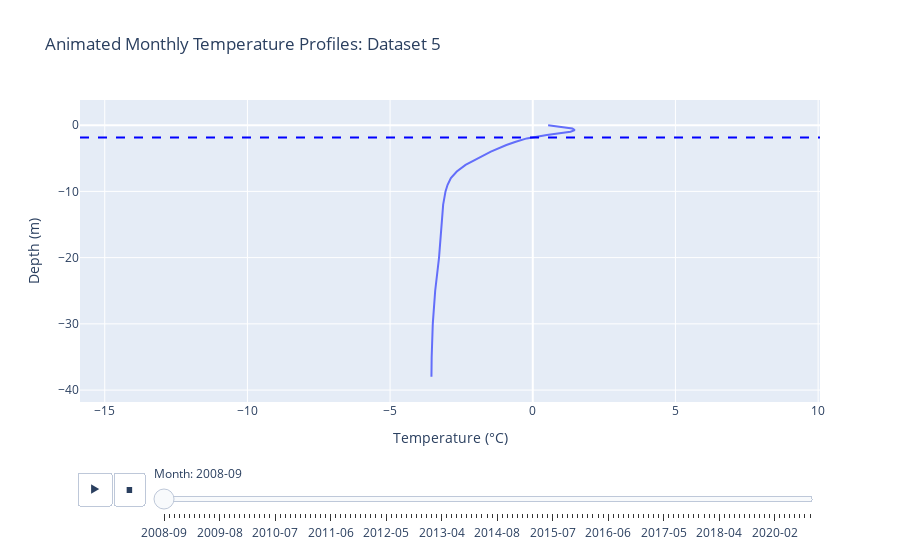

The code cell stored with this chart in its notebook:
### Code cell
# Assuming dfm_list is already created from the previous step
# and df_names was also created by your load_borehole_data function

if len(dfm_list) > 4:
    # Try to get a more descriptive name if df_names exists and has corresponding entry
    dataset_name = f"Dataset {4+1}" # Default name
    # if 'df_names' in globals() and len(df_names) > 4:
    #     dataset_name = df_names[4].split('.')[0] # Example: use filename without extension

    animated_fig_with_line = create_animated_temperature_profile_plotly_with_zero_line(dfm_list[3], df_name=dataset_name)
    
    if animated_fig_with_line:
        animated_fig_with_line.show()
else:
    print("dfm_list does not contain enough processed dataframes (index 4 is out of bounds).")

### Figure 1 — Plotly figure (JSON) as saved in the notebook; plotly's stock layout.template omitted (floating-point values rounded to 4 significant figures)
{"data": [{"hovertemplate": "Month=2008-09<br>Temperature (°C)=%{x}<br>Depth (m)=%{y}<extra></extra>", "legendgroup": "", "line": {"color": "#636efa", "dash": "solid"}, "marker": {"symbol": "circle"}, "mode": "lines", "name": "", "orientation": "v", "showlegend": false, "type": "scatter", "x": [0.5387, 1.028, 1.384, 1.473, 1.324, 0.4931, -0.2103, -0.5959, -0.9234, -1.468, -1.914, -2.355, -2.663, -2.87, -2.985, -3.058, -3.14, -3.189, -3.285, -3.419, -3.504, -3.542, -3.551], "xaxis": "x", "y": [0, -0.25, -0.5, -0.75, -1, -1.5, -2, -2.5, -3, -4, -5, -6, -7, -8, -9, -10, -12, -15, -20, -25, -30, -35, -38], "yaxis": "y"}], "layout": {"legend": {"tracegroupgap": 0}, "shapes": [{"line": {"color": "blue", "dash": "dash", "width": 2}, "type": "line", "x0": -15.87, "x1": 10.07, "y0": -1.851, "y1": -1.851}], "sliders": [{"active": 0, "currentvalue": {"prefix": "Month: "}, "len": 0.9, "pad": {"b": 10, "t": 60}, "steps": [{"args": [["2008-09"], {"frame": {"duration": 0, "redraw": false}, "fromcurrent": true, "mode": "immediate", "transition": {"duration": 0, "easing": "linear"}}], "label": "2008-09", "method": "animate"}, {"args": [["2008-10"], {"frame": {"duration": 0, "redraw": false}, "fromcurrent": true, "mode": "immediate", "transition": {"duration": 0, "easing": "linear"}}], "label": "2008-10", "method": "animate"}, {"args": [["2008-11"], {"frame": {"duration": 0, "redraw": false}, "fromcurrent": true, "mode": "immediate", "transition": {"duration": 0, "easing": "linear"}}], "label": "2008-11", "method": "animate"}, {"args": [["2008-12"], {"frame": {"duration": 0, "redraw": false}, "fromcurrent": true, "mode": "immediate", "transition": {"duration": 0, "easing": "linear"}}], "label": "2008-12", "method": "animate"}, {"args": [["2009-01"], {"frame": {"duration": 0, "redraw": false}, "fromcurrent": true, "mode": "immediate", "transition": {"duration": 0, "easing": "linear"}}], "label": "2009-01", "method": "animate"}, {"args": [["2009-02"], {"frame": {"duration": 0, "redraw": false}, "fromcurrent": true, "mode": "immediate", "transition": {"duration": 0, "easing": "linear"}}], "label": "2009-02", "method": "animate"}, {"args": [["2009-03"], {"frame": {"duration": 0, "redraw": false}, "fromcurrent": true, "mode": "immediate", "transition": {"duration": 0, "easing": "linear"}}], "label": "2009-03", "method": "animate"}, {"args": [["2009-04"], {"frame": {"duration": 0, "redraw": false}, "fromcurrent": true, "mode": "immediate", "transition": {"duration": 0, "easing": "linear"}}], "label": "2009-04", "method": "animate"}, {"args": [["2009-05"], {"frame": {"duration": 0, "redraw": false}, "fromcurrent": true, "mode": "immediate", "transition": {"duration": 0, "easing": "linear"}}], "label": "2009-05", "method": "animate"}, {"args": [["2009-06"], {"frame": {"duration": 0, "redraw": false}, "fromcurrent": true, "mode": "immediate", "transition": {"duration": 0, "easing": "linear"}}], "label": "2009-06", "method": "animate"}, {"args": [["2009-07"], {"frame": {"duration": 0, "redraw": false}, "fromcurrent": true, "mode": "immediate", "transition": {"duration": 0, "easing": "linear"}}], "label": "2009-07", "method": "animate"}, {"args": [["2009-08"], {"frame": {"duration": 0, "redraw": false}, "fromcurrent": true, "mode": "immediate", "transition": {"duration": 0, "easing": "linear"}}], "label": "2009-08", "method": "animate"}, {"args": [["2009-09"], {"frame": {"duration": 0, "redraw": false}, "fromcurrent": true, "mode": "immediate", "transition": {"duration": 0, "easing": "linear"}}], "label": "2009-09", "method": "animate"}, {"args": [["2009-10"], {"frame": {"duration": 0, "redraw": false}, "fromcurrent": true, "mode": "immediate", "transition": {"duration": 0, "easing": "linear"}}], "label": "2009-10", "method": "animate"}, {"args": [["2009-11"], {"frame": {"duration": 0, "redraw": false}, "fromcurrent": true, "mode": "immediate", "transition": {"duration": 0, "easing": "linear"}}], "label": "2009-11", "method": "animate"}, {"args": [["2009-12"], {"frame": {"duration": 0, "redraw": false}, "fromcurrent": true, "mode": "immediate", "transition": {"duration": 0, "easing": "linear"}}], "label": "2009-12", "method": "animate"}, {"args": [["2010-01"], {"frame": {"duration": 0, "redraw": false}, "fromcurrent": true, "mode": "immediate", "transition": {"duration": 0, "easing": "linear"}}], "label": "2010-01", "method": "animate"}, {"args": [["2010-02"], {"frame": {"duration": 0, "redraw": false}, "fromcurrent": true, "mode": "immediate", "transition": {"duration": 0, "easing": "linear"}}], "label": "2010-02", "method": "animate"}, {"args": [["2010-03"], {"frame": {"duration": 0, "redraw": false}, "fromcurrent": true, "mode": "immediate", "transition": {"duration": 0, "easing": "linear"}}], "label": "2010-03", "method": "animate"}, {"args": [["2010-04"], {"frame": {"duration": 0, "redraw": false}, "fromcurrent": true, "mode": "immediate", "transition": {"duration": 0, "easing": "linear"}}], "label": "2010-04", "method": "animate"}, {"args": [["2010-05"], {"frame": {"duration": 0, "redraw": false}, "fromcurrent": true, "mode": "immediate", "transition": {"duration": 0, "easing": "linear"}}], "label": "2010-05", "method": "animate"}, {"args": [["2010-06"], {"frame": {"duration": 0, "redraw": false}, "fromcurrent": true, "mode": "immediate", "transition": {"duration": 0, "easing": "linear"}}], "label": "2010-06", "method": "animate"}, {"args": [["2010-07"], {"frame": {"duration": 0, "redraw": false}, "fromcurrent": true, "mode": "immediate", "transition": {"duration": 0, "easing": "linear"}}], "label": "2010-07", "method": "animate"}, {"args": [["2010-08"], {"frame": {"duration": 0, "redraw": false}, "fromcurrent": true, "mode": "immediate", "transition": {"duration": 0, "easing": "linear"}}], "label": "2010-08", "method": "animate"}, {"args": [["2010-09"], {"frame": {"duration": 0, "redraw": false}, "fromcurrent": true, "mode": "immediate", "transition": {"duration": 0, "easing": "linear"}}], "label": "2010-09", "method": "animate"}, {"args": [["2010-10"], {"frame": {"duration": 0, "redraw": false}, "fromcurrent": true, "mode": "immediate", "transition": {"duration": 0, "easing": "linear"}}], "label": "2010-10", "method": "animate"}, {"args": [["2010-11"], {"frame": {"duration": 0, "redraw": false}, "fromcurrent": true, "mode": "immediate", "transition": {"duration": 0, "easing": "linear"}}], "label": "2010-11", "method": "animate"}, {"args": [["2010-12"], {"frame": {"duration": 0, "redraw": false}, "fromcurrent": true, "mode": "immediate", "transition": {"duration": 0, "easing": "linear"}}], "label": "2010-12", "method": "animate"}, {"args": [["2011-01"], {"frame": {"duration": 0, "redraw": false}, "fromcurrent": true, "mode": "immediate", "transition": {"duration": 0, "easing": "linear"}}], "label": "2011-01", "method": "animate"}, {"args": [["2011-02"], {"frame": {"duration": 0, "redraw": false}, "fromcurrent": true, "mode": "immediate", "transition": {"duration": 0, "easing": "linear"}}], "label": "2011-02", "method": "animate"}, {"args": [["2011-03"], {"frame": {"duration": 0, "redraw": false}, "fromcurrent": true, "mode": "immediate", "transition": {"duration": 0, "easing": "linear"}}], "label": "2011-03", "method": "animate"}, {"args": [["2011-04"], {"frame": {"duration": 0, "redraw": false}, "fromcurrent": true, "mode": "immediate", "transition": {"duration": 0, "easing": "linear"}}], "label": "2011-04", "method": "animate"}, {"args": [["2011-05"], {"frame": {"duration": 0, "redraw": false}, "fromcurrent": true, "mode": "immediate", "transition": {"duration": 0, "easing": "linear"}}], "label": "2011-05", "method": "animate"}, {"args": [["2011-06"], {"frame": {"duration": 0, "redraw": false}, "fromcurrent": true, "mode": "immediate", "transition": {"duration": 0, "easing": "linear"}}], "label": "2011-06", "method": "animate"}, {"args": [["2011-07"], {"frame": {"duration": 0, "redraw": false}, "fromcurrent": true, "mode": "immediate", "transition": {"duration": 0, "easing": "linear"}}], "label": "2011-07", "method": "animate"}, {"args": [["2011-08"], {"frame": {"duration": 0, "redraw": false}, "fromcurrent": true, "mode": "immediate", "transition": {"duration": 0, "easing": "linear"}}], "label": "2011-08", "method": "animate"}, {"args": [["2011-09"], {"frame": {"duration": 0, "redraw": false}, "fromcurrent": true, "mode": "immediate", "transition": {"duration": 0, "easing": "linear"}}], "label": "2011-09", "method": "animate"}, {"args": [["2011-10"], {"frame": {"duration": 0, "redraw": false}, "fromcurrent": true, "mode": "immediate", "transition": {"duration": 0, "easing": "linear"}}], "label": "2011-10", "method": "animate"}, {"args": [["2011-11"], {"frame": {"duration": 0, "redraw": false}, "fromcurrent": true, "mode": "immediate", "transition": {"duration": 0, "easing": "linear"}}], "label": "2011-11", "method": "animate"}, {"args": [["2011-12"], {"frame": {"duration": 0, "redraw": false}, "fromcurrent": true, "mode": "immediate", "transition": {"duration": 0, "easing": "linear"}}], "label": "2011-12", "method": "animate"}, {"args": [["2012-01"], {"frame": {"duration": 0, "redraw": false}, "fromcurrent": true, "mode": "immediate", "transition": {"duration": 0, "easing": "linear"}}], "label": "2012-01", "method": "animate"}, {"args": [["2012-02"], {"frame": {"duration": 0, "redraw": false}, "fromcurrent": true, "mode": "immediate", "transition": {"duration": 0, "easing": "linear"}}], "label": "2012-02", "method": "animate"}, {"args": [["2012-03"], {"frame": {"duration": 0, "redraw": false}, "fromcurrent": true, "mode": "immediate", "transition": {"duration": 0, "easing": "linear"}}], "label": "2012-03", "method": "animate"}, {"args": [["2012-04"], {"frame": {"duration": 0, "redraw": false}, "fromcurrent": true, "mode": "immediate", "transition": {"duration": 0, "easing": "linear"}}], "label": "2012-04", "method": "animate"}, {"args": [["2012-05"], {"frame": {"duration": 0, "redraw": false}, "fromcurrent": true, "mode": "immediate", "transition": {"duration": 0, "easing": "linear"}}], "label": "2012-05", "method": "animate"}, {"args": [["2012-06"], {"frame": {"duration": 0, "redraw": false}, "fromcurrent": true, "mode": "immediate", "transition": {"duration": 0, "easing": "linear"}}], "label": "2012-06", "method": "animate"}, {"args": [["2012-07"], {"frame": {"duration": 0, "redraw": false}, "fromcurrent": true, "mode": "immediate", "transition": {"duration": 0, "easing": "linear"}}], "label": "2012-07", "method": "animate"}, {"args": [["2012-08"], {"frame": {"duration": 0, "redraw": false}, "fromcurrent": true, "mode": "immediate", "transition": {"duration": 0, "easing": "linear"}}], "label": "2012-08", "method": "animate"}, {"args": [["2012-09"], {"frame": {"duration": 0, "redraw": false}, "fromcurrent": true, "mode": "immediate", "transition": {"duration": 0, "easing": "linear"}}], "label": "2012-09", "method": "animate"}, {"args": [["2012-10"], {"frame": {"duration": 0, "redraw": false}, "fromcurrent": true, "mode": "immediate", "transition": {"duration": 0, "easing": "linear"}}], "label": "2012-10", "method": "animate"}, {"args": [["2012-11"], {"frame": {"duration": 0, "redraw": false}, "fromcurrent": true, "mode": "immediate", "transition": {"duration": 0, "easing": "linear"}}], "label": "2012-11", "method": "animate"}, {"args": [["2012-12"], {"frame": {"duration": 0, "redraw": false}, "fromcurrent": true, "mode": "immediate", "transition": {"duration": 0, "easing": "linear"}}], "label": "2012-12", "method": "animate"}, {"args": [["2013-01"], {"frame": {"duration": 0, "redraw": false}, "fromcurrent": true, "mode": "immediate", "transition": {"duration": 0, "easing": "linear"}}], "label": "2013-01", "method": "animate"}, {"args": [["2013-02"], {"frame": {"duration": 0, "redraw": false}, "fromcurrent": true, "mode": "immediate", "transition": {"duration": 0, "easing": "linear"}}], "label": "2013-02", "method": "animate"}, {"args": [["2013-03"], {"frame": {"duration": 0, "redraw": false}, "fromcurrent": true, "mode": "immediate", "transition": {"duration": 0, "easing": "linear"}}], "label": "2013-03", "method": "animate"}, {"args": [["2013-04"], {"frame": {"duration": 0, "redraw": false}, "fromcurrent": true, "mode": "immediate", "transition": {"duration": 0, "easing": "linear"}}], "label": "2013-04", "method": "animate"}, {"args": [["2013-05"], {"frame": {"duration": 0, "redraw": false}, "fromcurrent": true, "mode": "immediate", "transition": {"duration": 0, "easing": "linear"}}], "label": "2013-05", "method": "animate"}, {"args": [["2013-06"], {"frame": {"duration": 0, "redraw": false}, "fromcurrent": true, "mode": "immediate", "transition": {"duration": 0, "easing": "linear"}}], "label": "2013-06", "method": "animate"}, {"args": [["2013-07"], {"frame": {"duration": 0, "redraw": false}, "fromcurrent": true, "mode": "immediate", "transition": {"duration": 0, "easing": "linear"}}], "label": "2013-07", "method": "animate"}, {"args": [["2013-08"], {"frame": {"duration": 0, "redraw": false}, "fromcurrent": true, "mode": "immediate", "transition": {"duration": 0, "easing": "linear"}}], "label": "2013-08", "method": "animate"}, {"args": [["2013-09"], {"frame": {"duration": 0, "redraw": false}, "fromcurrent": true, "mode": "immediate", "transition": {"duration": 0, "easing": "linear"}}], "label": "2013-09", "method": "animate"}, {"args": [["2013-10"], {"frame": {"duration": 0, "redraw": false}, "fromcurrent": true, "mode": "immediate", "transition": {"duration": 0, "easing": "linear"}}], "label": "2013-10", "method": "animate"}, {"args": [["2014-04"], {"frame": {"duration": 0, "redraw": false}, "fromcurrent": true, "mode": "immediate", "transition": {"duration": 0, "easing": "linear"}}], "label": "2014-04", "method": "animate"}, {"args": [["2014-05"], {"frame": {"duration": 0, "redraw": false}, "fromcurrent": true, "mode": "immediate", "transition": {"duration": 0, "easing": "linear"}}], "label": "2014-05", "method": "animate"}, {"args": [["2014-06"], {"frame": {"duration": 0, "redraw": false}, "fromcurrent": true, "mode": "immediate", "transition": {"duration": 0, "easing": "linear"}}], "label": "2014-06", "method": "animate"}, {"args": [["2014-07"], {"frame": {"duration": 0, "redraw": false}, "fromcurrent": true, "mode": "immediate", "transition": {"duration": 0, "easing": "linear"}}], "label": "2014-07", "method": "animate"}, {"args": [["2014-08"], {"frame": {"duration": 0, "redraw": false}, "fromcurrent": true, "mode": "immediate", "transition": {"duration": 0, "easing": "linear"}}], "label": "2014-08", "method": "animate"}, {"args": [["2014-09"], {"frame": {"duration": 0, "redraw": false}, "fromcurrent": true, "mode": "immediate", "transition": {"duration": 0, "easing": "linear"}}], "label": "2014-09", "method": "animate"}, {"args": [["2014-10"], {"frame": {"duration": 0, "redraw": false}, "fromcurrent": true, "mode": "immediate", "transition": {"duration": 0, "easing": "linear"}}], "label": "2014-10", "method": "animate"}, {"args": [["2014-11"], {"frame": {"duration": 0, "redraw": false}, "fromcurrent": true, "mode": "immediate", "transition": {"duration": 0, "easing": "linear"}}], "label": "2014-11", "method": "animate"}, {"args": [["2014-12"], {"frame": {"duration": 0, "redraw": false}, "fromcurrent": true, "mode": "immediate", "transition": {"duration": 0, "easing": "linear"}}], "label": "2014-12", "method": "animate"}, {"args": [["2015-01"], {"frame": {"duration": 0, "redraw": false}, "fromcurrent": true, "mode": "immediate", "transition": {"duration": 0, "easing": "linear"}}], "label": "2015-01", "method": "animate"}, {"args": [["2015-02"], {"frame": {"duration": 0, "redraw": false}, "fromcurrent": true, "mode": "immediate", "transition": {"duration": 0, "easing": "linear"}}], "label": "2015-02", "method": "animate"}, {"args": [["2015-03"], {"frame": {"duration": 0, "redraw": false}, "fromcurrent": true, "mode": "immediate", "transition": {"duration": 0, "easing": "linear"}}], "label": "2015-03", "method": "animate"}, {"args": [["2015-04"], {"frame": {"duration": 0, "redraw": false}, "fromcurrent": true, "mode": "immediate", "transition": {"duration": 0, "easing": "linear"}}], "label": "2015-04", "method": "animate"}, {"args": [["2015-05"], {"frame": {"duration": 0, "redraw": false}, "fromcurrent": true, "mode": "immediate", "transition": {"duration": 0, "easing": "linear"}}], "label": "2015-05", "method": "animate"}, {"args": [["2015-06"], {"frame": {"duration": 0, "redraw": false}, "fromcurrent": true, "mode": "immediate", "transition": {"duration": 0, "easing": "linear"}}], "label": "2015-06", "method": "animate"}, {"args": [["2015-07"], {"frame": {"duration": 0, "redraw": false}, "fromcurrent": true, "mode": "immediate", "transition": {"duration": 0, "easing": "linear"}}], "label": "2015-07", "method": "animate"}, {"args": [["2015-08"], {"frame": {"duration": 0, "redraw": false}, "fromcurrent": true, "mode": "immediate", "transition": {"duration": 0, "easing": "linear"}}], "label": "2015-08", "method": "animate"}, {"args": [["2015-09"], {"frame": {"duration": 0, "redraw": false}, "fromcurrent": true, "mode": "immediate", "transition": {"duration": 0, "easing": "linear"}}], "label": "2015-09", "method": "animate"}, {"args": [["2015-10"], {"frame": {"duration": 0, "redraw": false}, "fromcurrent": true, "mode": "immediate", "transition": {"duration": 0, "easing": "linear"}}], "label": "2015-10", "method": "animate"}, {"args": [["2015-11"], {"frame": {"duration": 0, "redraw": false}, "fromcurrent": true, "mode": "immediate", "transition": {"duration": 0, "easing": "linear"}}], "label": "2015-11", "method": "animate"}, {"args": [["2015-12"], {"frame": {"duration": 0, "redraw": false}, "fromcurrent": true, "mode": "immediate", "transition": {"duration": 0, "easing": "linear"}}], "label": "2015-12", "method": "animate"}, {"args": [["2016-01"], {"frame": {"duration": 0, "redraw": false}, "fromcurrent": true, "mode": "immediate", "transition": {"duration": 0, "easing": "linear"}}], "label": "2016-01", "method": "animate"}, {"args": [["2016-02"], {"frame": {"duration": 0, "redraw": false}, "fromcurrent": true, "mode": "immediate", "transition": {"duration": 0, "easing": "linear"}}], "label": "2016-02", "method": "animate"}, {"args": [["2016-03"], {"frame": {"duration": 0, "redraw": false}, "fromcurrent": true, "mode": "immediate", "transition": {"duration": 0, "easing": "linear"}}], "label": "2016-03", "method": "animate"}, {"args": [["2016-04"], {"frame": {"duration": 0, "redraw": false}, "fromcurrent": true, "mode": "immediate", "transition": {"duration": 0, "easing": "linear"}}], "label": "2016-04", "method": "animate"}, {"args": [["2016-05"], {"frame": {"duration": 0, "redraw": false}, "fromcurrent": true, "mode": "immediate", "transition": {"duration": 0, "easing": "linear"}}], "label": "2016-05", "method": "animate"}, {"args": [["2016-06"], {"frame": {"duration": 0, "redraw": false}, "fromcurrent": true, "mode": "immediate", "transition": {"duration": 0, "easing": "linear"}}], "label": "2016-06", "method": "animate"}, {"args": [["2016-07"], {"frame": {"duration": 0, "redraw": false}, "fromcurrent": true, "mode": "immediate", "transition": {"duration": 0, "easing": "linear"}}], "label": "2016-07", "method": "animate"}, {"args": [["2016-08"], {"frame": {"duration": 0, "redraw": false}, "fromcurrent": true, "mode": "immediate", "transition": {"duration": 0, "easing": "linear"}}], "label": "2016-08", "method": "animate"}, {"args": [["2016-09"], {"frame": {"duration": 0, "redraw": false}, "fromcurrent": true, "mode": "immediate", "transition": {"duration": 0, "easing": "linear"}}], "label": "2016-09", "method": "animate"}, {"args": [["2016-10"], {"frame": {"duration": 0, "redraw": false}, "fromcurrent": true, "mode": "immediate", "transition": {"duration": 0, "easing": "linear"}}], "label": "2016-10", "method": "animate"}, {"args": [["2016-11"], {"frame": {"duration": 0, "redraw": false}, "fromcurrent": true, "mode": "immediate", "transition": {"duration": 0, "easing": "linear"}}], "label": "2016-11", "method": "animate"}, {"args": [["2016-12"], {"frame": {"duration": 0, "redraw": false}, "fromcurrent": true, "mode": "immediate", "transition": {"duration": 0, "easing": "linear"}}], "label": "2016-12", "method": "animate"}, {"args": [["2017-01"], {"frame": {"duration": 0, "redraw": false}, "fromcurrent": true, "mode": "immediate", "transition": {"duration": 0, "easing": "linear"}}], "label": "2017-01", "method": "animate"}, {"args": [["2017-02"], {"frame": {"duration": 0, "redraw": false}, "fromcurrent": true, "mode": "immediate", "transition": {"duration": 0, "easing": "linear"}}], "label": "2017-02", "method": "animate"}, {"args": [["2017-03"], {"frame": {"duration": 0, "redraw": false}, "fromcurrent": true, "mode": "immediate", "transition": {"duration": 0, "easing": "linear"}}], "label": "2017-03", "method": "animate"}, {"args": [["2017-04"], {"frame": {"duration": 0, "redraw": false}, "fromcurrent": true, "mode": "immediate", "transition": {"duration": 0, "easing": "linear"}}], "label": "2017-04", "method": "animate"}, {"args": [["2017-05"], {"frame": {"duration": 0, "redraw": false}, "fromcurrent": true, "mode": "immediate", "transition": {"duration": 0, "easing": "linear"}}], "label": "2017-05", "method": "animate"}, {"args": [["2017-06"], {"frame": {"duration": 0, "redraw": false}, "fromcurrent": true, "mode": "immediate", "transition": {"duration": 0, "easing": "linear"}}], "label": "2017-06", "method": "animate"}, {"args": [["2017-07"], {"frame": {"duration": 0, "redraw": false}, "fromcurrent": true, "mode": "immediate", "transition": {"duration": 0, "easing": "linear"}}], "label": "2017-07", "method": "animate"}, {"args": [["2017-08"], {"frame": {"duration": 0, "redraw": false}, "fromcurrent": true, "mode": "immediate", "transition": {"duration": 0, "easing": "linear"}}], "label": "2017-08", "method": "animate"}, {"args": [["2017-09"], {"frame": {"duration": 0, "redraw": false}, "fromcurrent": true, "mode": "immediate", "transition": {"duration": 0, "easing": "linear"}}], "label": "2017-09", "method": "animate"}, {"args": [["2017-10"], {"frame": {"duration": 0, "redraw": false}, "fromcurrent": true, "mode": "immediate", "transition": {"duration": 0, "easing": "linear"}}], "label": "2017-10", "method": "animate"}, {"args": [["2017-11"], {"frame": {"duration": 0, "redraw": false}, "fromcurrent": true, "mode": "immediate", "transition": {"duration": 0, "easing": "linear"}}], "label": "2017-11", "method": "animate"}, {"args": [["2017-12"], {"frame": {"duration": 0, "redraw": false}, "fromcurrent": true, "mode": "immediate", "transition": {"duration": 0, "easing": "linear"}}], "label": "2017-12", "method": "animate"}, {"args": [["2018-01"], {"frame": {"duration": 0, "redraw": false}, "fromcurrent": true, "mode": "immediate", "transition": {"duration": 0, "easing": "linear"}}], "label": "2018-01", "method": "animate"}, {"args": [["2018-02"], {"frame": {"duration": 0, "redraw": false}, "fromcurrent": true, "mode": "immediate", "transition": {"duration": 0, "easing": "linear"}}], "label": "2018-02", "method": "animate"}, {"args": [["2018-03"], {"frame": {"duration": 0, "redraw": false}, "fromcurrent": true, "mode": "immediate", "transition": {"duration": 0, "easing": "linear"}}], "label": "2018-03", "method": "animate"}, {"args": [["2018-04"], {"frame": {"duration": 0, "redraw": false}, "fromcurrent": true, "mode": "immediate", "transition": {"duration": 0, "easing": "linear"}}], "label": "2018-04", "method": "animate"}, {"args": [["2018-05"], {"frame": {"duration": 0, "redraw": false}, "fromcurrent": true, "mode": "immediate", "transition": {"duration": 0, "easing": "linear"}}], "label": "2018-05", "method": "animate"}, {"args": [["2018-06"], {"frame": {"duration": 0, "redraw": false}, "fromcurrent": true, "mode": "immediate", "transition": {"duration": 0, "easing": "linear"}}], "label": "2018-06", "method": "animate"}, {"args": [["2018-07"], {"frame": {"duration": 0, "redraw": false}, "fromcurrent": true, "mode": "immediate", "transition": {"duration": 0, "easing": "linear"}}], "label": "2018-07", "method": "animate"}, {"args": [["2018-08"], {"frame": {"duration": 0, "redraw": false}, "fromcurrent": true, "mode": "immediate", "transition": {"duration": 0, "easing": "linear"}}], "label": "2018-08", "method": "animate"}, {"args": [["2018-09"], {"frame": {"duration": 0, "redraw": false}, "fromcurrent": true, "mode": "immediate", "transition": {"duration": 0, "easing": "linear"}}], "label": "2018-09", "method": "animate"}, {"args": [["2019-09"], {"frame": {"duration": 0, "redraw": false}, "fromcurrent": true, "mode": "immediate", "transition": {"duration": 0, "easing": "linear"}}], "label": "2019-09", "method": "animate"}, {"args": [["2019-10"], {"frame": {"duration": 0, "redraw": false}, "fromcurrent": true, "mode": "immediate", "transition": {"duration": 0, "easing": "linear"}}], "label": "2019-10", "method": "animate"}, {"args": [["2019-11"], {"frame": {"duration": 0, "redraw": false}, "fromcurrent": true, "mode": "immediate", "transition": {"duration": 0, "easing": "linear"}}], "label": "2019-11", "method": "animate"}, {"args": [["2019-12"], {"frame": {"duration": 0, "redraw": false}, "fromcurrent": true, "mode": "immediate", "transition": {"duration": 0, "easing": "linear"}}], "label": "2019-12", "method": "animate"}, {"args": [["2020-01"], {"frame": {"duration": 0, "redraw": false}, "fromcurrent": true, "mode": "immediate", "transition": {"duration": 0, "easing": "linear"}}], "label": "2020-01", "method": "animate"}, {"args": [["2020-02"], {"frame": {"duration": 0, "redraw": false}, "fromcurrent": true, "mode": "immediate", "transition": {"duration": 0, "easing": "linear"}}], "label": "2020-02", "method": "animate"}, {"args": [["2020-03"], {"frame": {"duration": 0, "redraw": false}, "fromcurrent": true, "mode": "immediate", "transition": {"duration": 0, "easing": "linear"}}], "label": "2020-03", "method": "animate"}, {"args": [["2020-04"], {"frame": {"duration": 0, "redraw": false}, "fromcurrent": true, "mode": "immediate", "transition": {"duration": 0, "easing": "linear"}}], "label": "2020-04", "method": "animate"}, {"args": [["2020-05"], {"frame": {"duration": 0, "redraw": false}, "fromcurrent": true, "mode": "immediate", "transition": {"duration": 0, "easing": "linear"}}], "label": "2020-05", "method": "animate"}, {"args": [["2020-06"], {"frame": {"duration": 0, "redraw": false}, "fromcurrent": true, "mode": "immediate", "transition": {"duration": 0, "easing": "linear"}}], "label": "2020-06", "method": "animate"}, {"args": [["2020-07"], {"frame": {"duration": 0, "redraw": false}, "fromcurrent": true, "mode": "immediate", "transition": {"duration": 0, "easing": "linear"}}], "label": "2020-07", "method": "animate"}, {"args": [["2020-08"], {"frame": {"duration": 0, "redraw": false}, "fromcurrent": true, "mode": "immediate", "transition": {"duration": 0, "easing": "linear"}}], "label": "2020-08", "method": "animate"}, {"args": [["2020-09"], {"frame": {"duration": 0, "redraw": false}, "fromcurrent": true, "mode": "immediate", "transition": {"duration": 0, "easing": "linear"}}], "label": "2020-09", "method": "animate"}], "x": 0.1, "xanchor": "left", "y": 0, "yanchor": "top"}], "title": {"text": "Animated Monthly Temperature Profiles: Dataset 5"}, "updatemenus": [{"buttons": [{"args": [null, {"frame": {"duration": 500, "redraw": false}, "fromcurrent": true, "mode": "immediate", "transition": {"duration": 100, "easing": "linear"}}], "label": "&#9654;", "method": "animate"}, {"args": [[null], {"frame": {"duration": 0, "redraw": false}, "fromcurrent": true, "mode": "immediate", "transition": {"duration": 0, "easing": "linear"}}], "label": "&#9724;", "method": "animate"}], "direction": "left", "pad": {"r": 10, "t": 70}, "showactive": false, "type": "buttons", "x": 0.1, "xanchor": "right", "y": 0, "yanchor": "top"}], "xaxis": {"anchor": "y", "autorange": false, "domain": [0, 1], "range": [-15.87, 10.07], "title": {"text": "Temperature (°C)"}}, "yaxis": {"anchor": "x", "autorange": false, "domain": [0, 1], "range": [-41.8, 3.8], "title": {"text": "Depth (m)"}}}}
